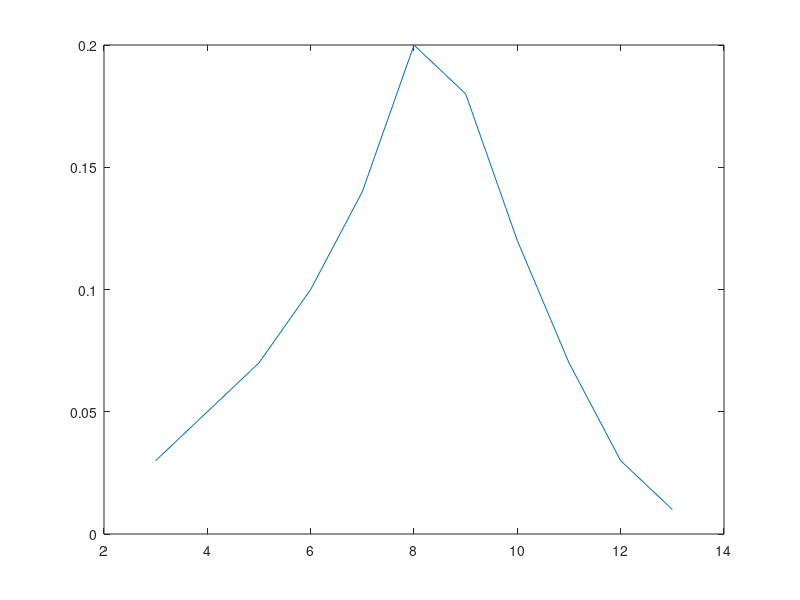

Here is the MATLAB script that generated this plot:
y = 3:13;
p = [0.03 0.05 0.07 0.1 0.14 0.2 0.18 0.12 0.07 0.03 0.01];

Ey = 0;
for i=1:length(y)
    Ey = Ey + y(i)*p(i);
end

Ey2 = 0;
for i=1:length(y)
    Ey2 = Ey2 + y(i)^2*p(i);
end

STD = sqrt(Ey2 - Ey^2);
lower = Ey - 2*STD; upper = Ey + 2*STD;

cumP = 0;
for i=2:length(y)-1
    cumP = cumP + p(i);
end

plot(y,p)